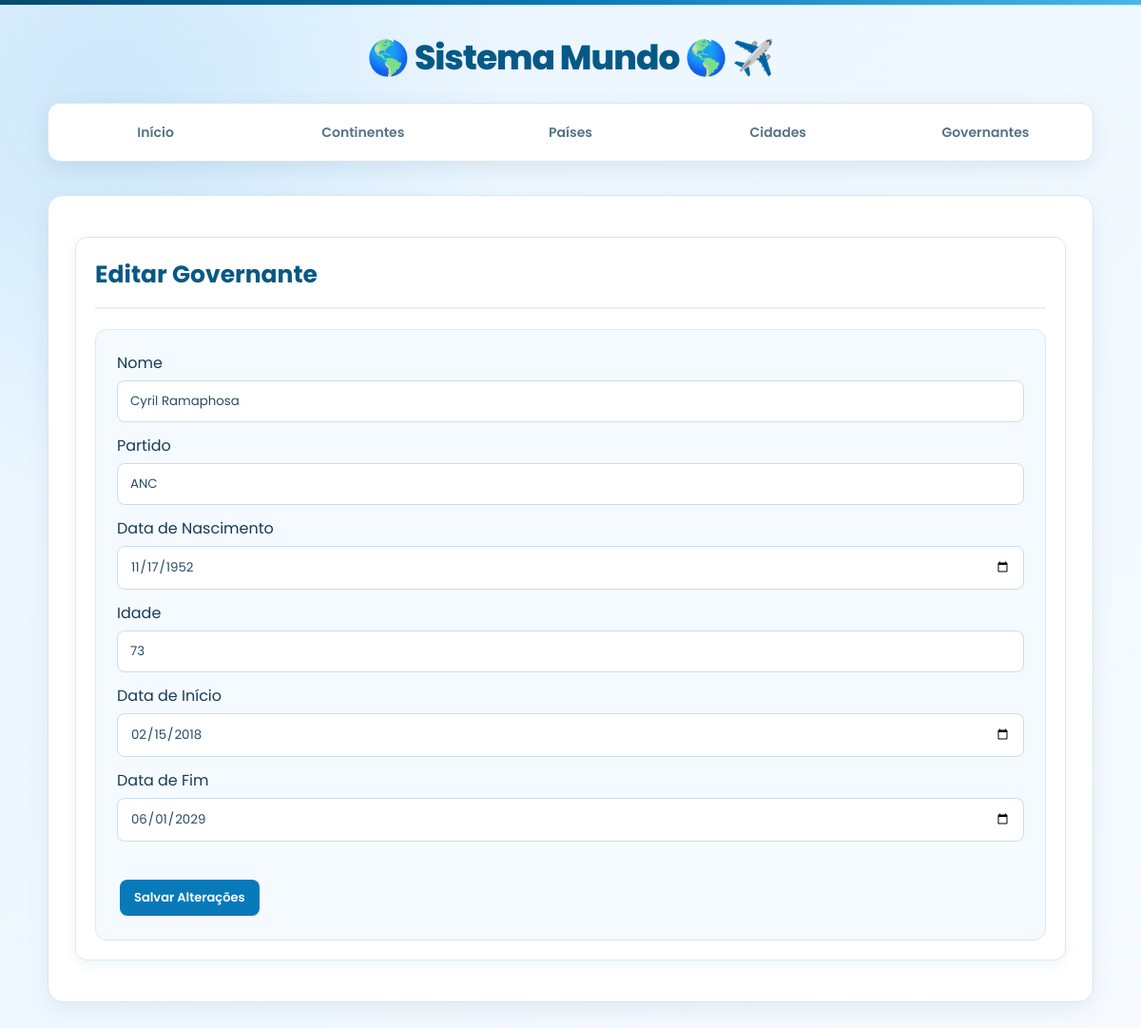
Screenshot of /editar_governante.php?id=1 with the database file from the repository.
### tables this page shows
create table tb_governantes (
id_gov int primary key not null auto_increment,
nome varchar(60) not null,
partido varchar(60) not null,
dt_nascimento date not null,
idade int not null,
dt_inicio date not null,
dt_fim date not null
);

### editar_governante.php (the view, shortened to what this page needs)
<?php
$id = $_GET['id'];
$sql = "SELECT * FROM tb_governantes WHERE id_gov=$id";
$resultado = mysqli_query($con,$sql);
$dados = mysqli_fetch_assoc($resultado);
?>
<!DOCTYPE html>
<html lang="pt-br">
<head>
<link rel="stylesheet" href="style.css">
</head>
<body>
<header>
<h1>Sistema Mundo 🌎</h1>
</header>
<nav>
<div class="menu">
  <a href="index.html">Início</a>
  <a href="continentes.php">Continentes</a>
  <a href="paises.php">Países</a>
  <a href="cidades.php">Cidades</a>
  <a href="governantes.php">Governantes</a>
</div>
</nav>
<div class="container">
<div class="card">
<h2>Editar Governante</h2>
<form method="POST">
<label>Nome</label>
<input type="text" name="nome" value="<?= $dados['nome']; ?>" required>
<label>Partido</label>
<input type="text" name="partido" value="<?= $dados['partido']; ?>" required>
<label>Data de Nascimento</label>
<input type="date" name="dt_nascimento" value="<?= $dados['dt_nascimento']; ?>" required>
<label>Idade</label>
<input type="number" name="idade" value="<?= $dados['idade']; ?>" required>
<label>Data de Início</label>
<input type="date" name="dt_inicio" value="<?= $dados['dt_inicio']; ?>" required>
<label>Data de Fim</label>
<input type="date" name="dt_fim" value="<?= $dados['dt_fim']; ?>" required>
<br><br>
<button type="submit" name="editar">
Salvar Alterações
</button>
</form>
</div>
</div>
</body>
</html>

### style.css (style rules this page uses)
* { box-sizing: border-box; }
body { margin: 0; min-height: 100vh; font-family: "Poppins", sans-serif; color: #173b56; background: radial-gradient( circle at 10% 10%, rgba(74, 168, 230, 0.18), transparent 28% ), linear-gradient( 135deg, #e8f5ff, #f7fbff ); background-attachment: fixed; }
body::before { content: ""; display: block; height: 5px; background: linear-gradient( 90deg, #064b70, #0879b9, #49b5ee ); }
header { padding: 28px 20px 20px; text-align: center; }
header h1 { margin: 0; color: #075985; font-size: 36px; font-weight: 800; letter-spacing: -1px; }
header h1::before { content: "🌎 "; }
header h1::after { content: " ✈️"; }
nav { width: 100%; padding: 0 20px; }
.menu { width: 100%; max-width: 1100px; min-height: 62px; margin: 0 auto 35px; padding: 6px; display: flex; align-items: center; justify-content: center; gap: 5px; background: #ffffff; border: 1px solid #d5e7f3; border-radius: 13px; box-shadow: 0 7px 22px rgba(20, 78, 112, 0.10); }
.menu a { flex: 1; max-width: 230px; height: 48px; display: flex; align-items: center; justify-content: center; gap: 8px; color: #557386; text-decoration: none; border-radius: 9px; font-size: 14px; font-weight: 600; transition: 0.2s ease; }
.container { width: 92%; max-width: 1100px; margin: 0 auto 50px; padding: 28px; background: #ffffff; border: 1px solid #d6e7f2; border-radius: 16px; box-shadow: 0 8px 25px rgba(19, 73, 105, 0.08); }
.container h2 { margin-top: 0; padding-bottom: 15px; color: #075985; font-size: 25px; border-bottom: 2px solid #e4f0f7; }
.container h2::before { margin-right: 8px; }
button { padding: 9px 15px; margin: 3px; border: none; border-radius: 8px; background: #0879b9; color: #ffffff; font-family: "Poppins", sans-serif; font-size: 13px; font-weight: 600; cursor: pointer; transition: 0.2s ease; }
form { margin-top: 20px; padding: 22px; background: #f5faff; border: 1px solid #d8e9f4; border-radius: 12px; }
input, select { width: 100%; padding: 11px 13px; margin: 6px 0 12px; background: #ffffff; border: 1px solid #cbdde9; border-radius: 8px; outline: none; font-family: "Poppins", sans-serif; color: #294c62; transition: 0.2s ease; }
.card { padding: 20px; margin: 15px 0; background: #ffffff; border: 1px solid #d8e8f2; border-radius: 12px; box-shadow: 0 4px 14px rgba(20, 75, 105, 0.06); }

### rows the page displays
tb_governantes: nome "Cyril Ramaphosa", partido "ANC", dt_nascimento "11/17/1952", idade "73", dt_inicio "02/15/2018", dt_fim "06/01/2029"
